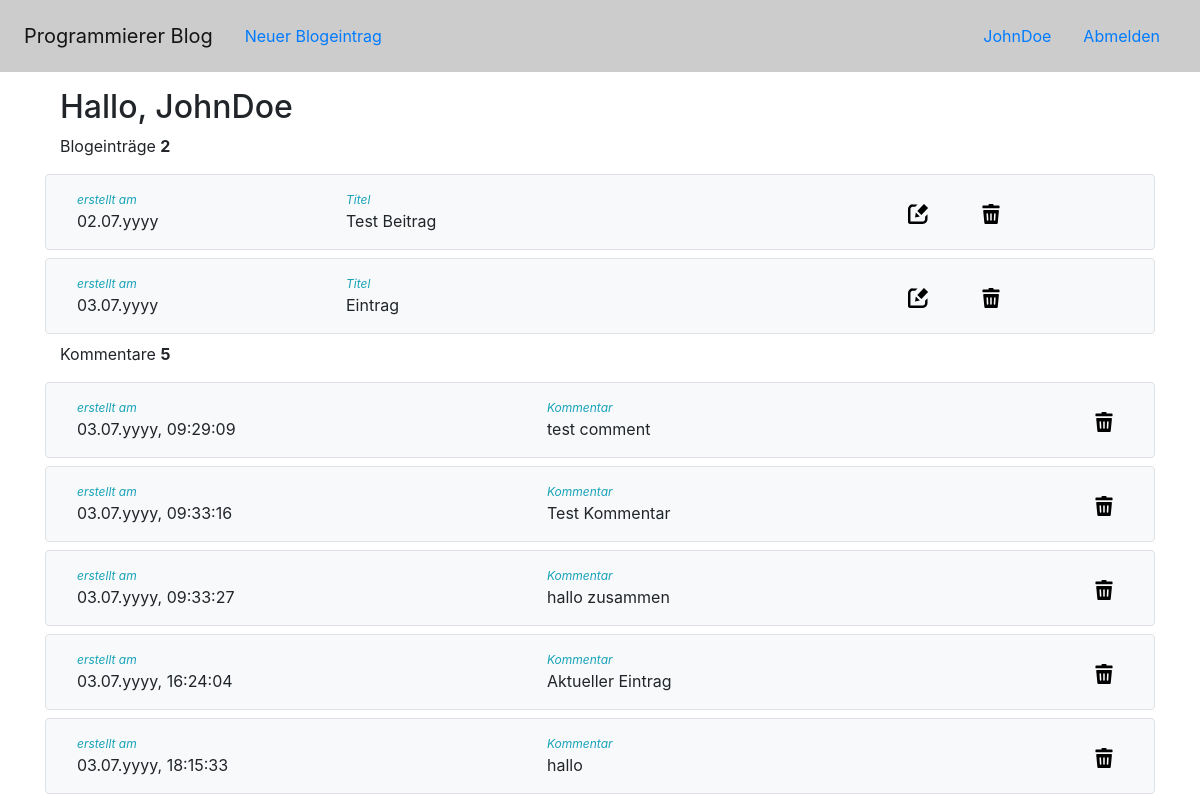
Page /profile (signed in) on the committed database.
### app/models.py (models this page shows, shortened)
class User(UserMixin, db.Model):
    id = db.Column(db.Integer, primary_key=True)
    username = db.Column(db.String(64), index=True, unique=True)
    firstname = db.Column(db.String(64))
    lastname = db.Column(db.String(64))
    email = db.Column(db.String(120), index=True, unique=True)
    password = db.Column(db.String(128))
    entries = db.relationship('Entry', backref='author', lazy=True)
    comments = db.relationship('Comment', backref='author', lazy=True)

class Entry(db.Model):
    id = db.Column(db.Integer, primary_key=True)
    title = db.Column(db.String(100), unique=True)
    content = db.Column(db.String(255))
    user_id = db.Column(db.Integer, db.ForeignKey('user.id'))
    tags = db.relationship('Tag', secondary=tags, backref="entries")
    comments = db.relationship('Comment', backref='entry', lazy=True)
    created_at = db.Column(db.DateTime, index=True, default=datetime.utcnow)

class Comment(db.Model):
    id = db.Column(db.Integer, primary_key=True)
    content = db.Column(db.String(100))
    user_id = db.Column(db.Integer, db.ForeignKey('user.id'))
    entry_id = db.Column(db.Integer, db.ForeignKey('entry.id'))
    created_at = db.Column(db.DateTime, index=True, default=datetime.utcnow)

### app/routes.py (the view)
@app.route('/profile')
@login_required
def profile():
    entries = Entry.query.filter_by(user_id=current_user.id).all()
    comments = Comment.query.filter_by(user_id=current_user.id).all()
    return render_template('profile.html', title="Profil", entries=entries, comments=comments)

### app/routes.py (called while the page is built)
@login_manager.user_loader
def load_user(user_id):
    return User.query.get(user_id)

### app/templates/profile.html (shortened to what this page needs)
{% extends "base.html" %}
{% block app_content %}
<h2>Hallo, {{current_user.username}}</h2>
<div className="my-3">
    <p>Blogeinträge <span style="font-weight:bold;">{{entries|length}}</span> </p>
    {% for entry in entries %}
        <div class="row border rounded my-2 p-3 bg-light align-items-center">
            <div class="col d-flex flex-column">
                <span style="font-size:12px; font-style:italic;" class="text-info">erstellt am</span>
                <span>{{ moment(entry.created_at).format('DD.MM.yyyy') }}</span>
            </div>
            <div class="col-6 d-flex flex-column">
                <span style="font-size:12px;font-style:italic;" class="text-info">Titel</span>
                <span>{{entry.title}}</span>
            </div>
            <div class="col-3">
                <a href="{{ url_for('editEntry', entryId=entry.id) }}">
                    <img style="width:20px;height:20px;cursor:pointer;" src="{{ url_for('static', filename='images/edit.svg')}}" class="mx-4" alt="EditIcon" />
                </a>
                <a href="{{ url_for('deleteEntry', entryId=entry.id) }}" onclick="return confirm('Wollen Sie diesen Eintrag wirklich löschen')">
                    <img style="width:20px;height:20px;cursor:pointer;" src="{{ url_for('static', filename='images/delete.svg')}}" class="mx-4" alt="DeleteIcon" />
                </a>
            </div>
        </div>
    {% endfor %}
</div>
<div className="my-3">
    <p>Kommentare <span style="font-weight:bold;">{{comments|length}}</span></p>
    {% for comment in comments %}
        <div class="row border rounded my-2 p-3 bg-light align-items-center">
            <div class="col d-flex flex-column">
                <span style="font-size:12px; font-style:italic;" class="text-info">erstellt am</span>
                <span>{{ moment(comment.created_at).format('DD.MM.yyyy, HH:mm:ss') }}</span>
            </div>
            <div class="col-6 d-flex flex-column">
                <span style="font-size:12px;font-style:italic;" class="text-info">Kommentar</span>
                <span>{{comment.content}}</span>
            </div>
            <div className="col-3">
                <a href="{{ url_for('deleteComment', commentId=comment.id) }}" onclick="return confirm('Wollen Sie diesen Kommentar wirklich löschen')">
                    <img style="width:20px;height:20px;cursor:pointer;" src="{{ url_for('static', filename='images/delete.svg')}}" class="mx-4" alt="DeleteIcon" />
                </a>
            </div>
        </div>
    {% endfor %}
 </div>
{% endblock %}

### app/templates/base.html (shortened to what this page needs)
<!DOCTYPE html>
<html lang="de">
<head>
    <link rel="stylesheet" href="{{ url_for('static', filename='scripts/bootstrap.min.css') }}" />
</head>
<body>
    {% include 'header.html' %}
    <main class="d-flex flex-column justify-content-center pt-3" style="width:90%;margin:auto;">
        {% block app_content %}{% endblock %}
    </main>
</body>
</html>

### app/templates/header.html
<header class="navbar navbar-expand-lg navbar-light px-4 py-3 d-flex justify-content-between" style="background-color:#ccc;">
            <div class="d-flex justify-content-center">
                <a class="navbar-brand" href="/">Programmierer Blog</a>
                {% if current_user.is_authenticated %}
                    <ul class="nav nav-pills">
                        <li class="nav-item">
                            <a class="nav-link" href="{{ url_for('addEntry') }}">Neuer Blogeintrag</a>
                        </li>
                    </ul>
                {% endif %}
            </div>
            <div>
                {% if current_user.is_anonymous %}
                    <ul class="nav nav-pills">
                        <li class="nav-item">
                            <a class="nav-link" href="{{ url_for('login') }}">Anmelden</a>
                        </li>
                        <li class="nav-item">
                            <a class="nav-link" href="{{ url_for('signup') }}">Registrieren</a>
                        </li>
                    </ul>
                {% else %}
                    <ul class="nav nav-pills">
                        <li class="nav-item">
                            <a class="nav-link" href="{{ url_for('profile') }}">{{current_user.username}}</a>
                        </li>
                        <li class="nav-item">
                            <a class="nav-link" href="{{ url_for('logout') }}">Abmelden</a>
                        </li>
                    </ul>
                {% endif %}
            </div>
        </header>

### rows in the picture
User: username "JohnDoe"
Entry: created_at "02.07.yyyy", title "Test Beitrag"
Entry: created_at "03.07.yyyy", title "Eintrag"
Comment: created_at "03.07.yyyy, 09:29:09", content "test comment"
Comment: created_at "03.07.yyyy, 09:33:16", content "Test Kommentar"
Comment: created_at "03.07.yyyy, 09:33:27", content "hallo zusammen"
Comment: created_at "03.07.yyyy, 16:24:04", content "Aktueller Eintrag"
Comment: created_at "03.07.yyyy, 18:15:33", content "hallo"

### other values in the picture
{{ entries|length }} "2"
{{ comments|length }} "5"
